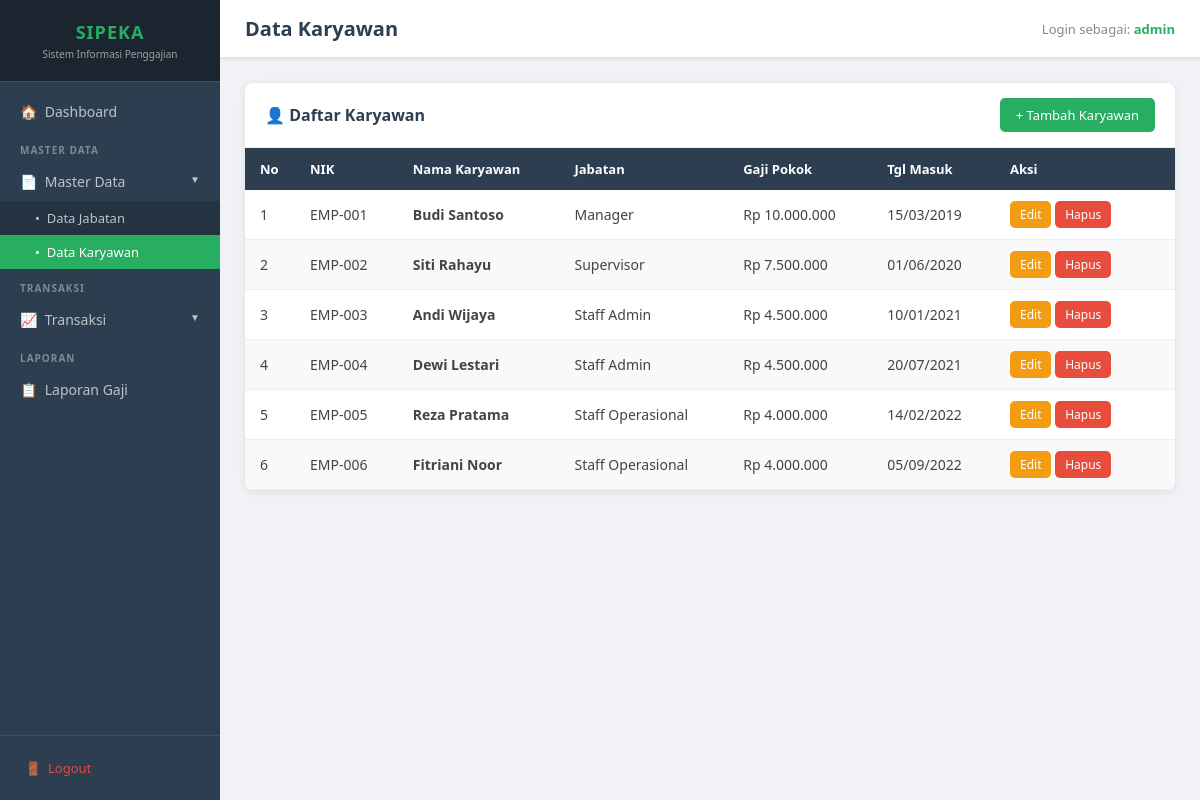
The page /modul/karyawan/index.php (signed in) on the database its author committed.
### tables this page shows
CREATE TABLE IF NOT EXISTS `karyawan` (
    `id_karyawan` INT AUTO_INCREMENT PRIMARY KEY,
    `nik` VARCHAR(20) NOT NULL UNIQUE,
    `nama_karyawan` VARCHAR(100) NOT NULL,
    `id_jabatan` INT NOT NULL,
    `tgl_masuk` DATE NOT NULL,
    CONSTRAINT `fk_karyawan_jabatan` FOREIGN KEY (`id_jabatan`) REFERENCES `jabatan`(`id_jabatan`) ON UPDATE CASCADE ON DELETE RESTRICT
);

CREATE TABLE IF NOT EXISTS `jabatan` (
    `id_jabatan` INT AUTO_INCREMENT PRIMARY KEY,
    `nama_jabatan` VARCHAR(50) NOT NULL,
    `gapok` INT NOT NULL DEFAULT 0,
    `tunjangan_makan` INT NOT NULL DEFAULT 0
);

### modul/karyawan/index.php (the view, shortened to what this page needs)
<?php
require_once __DIR__ . '/../../includes/header.php';
$karyawan_list = mysqli_query($conn, "
    SELECT k.id_karyawan, k.nik, k.nama_karyawan, k.tgl_masuk,
           j.nama_jabatan, j.gapok, j.tunjangan_makan
    FROM karyawan k
    JOIN jabatan j ON k.id_jabatan = j.id_jabatan
    ORDER BY k.id_karyawan ASC
");
?>
<?php require_once __DIR__ . '/../../includes/sidebar.php'; ?>
<div class="main-content">
    <div class="topbar">
        <h1>Data Karyawan</h1>
        <div class="user-info">Login sebagai: <span><?= htmlspecialchars($_SESSION['user']) ?></span></div>
    </div>
    <div class="content-area">
        <div class="card">
            <div class="card-header">
                <h3>&#128100; Daftar Karyawan</h3>
                <a href="/pelatihan/sipeka/modul/karyawan/tambah.php" class="btn btn-primary">&#43; Tambah Karyawan</a>
            </div>
            <div class="card-body" style="padding:0;">
                <div class="table-responsive">
                    <table>
                        <thead>
                            <tr>
                                <th width="50">No</th>
                                <th>NIK</th>
                                <th>Nama Karyawan</th>
                                <th>Jabatan</th>
                                <th>Gaji Pokok</th>
                                <th>Tgl Masuk</th>
                                <th width="180">Aksi</th>
                            </tr>
                        </thead>
                        <tbody>
                            <?php if (mysqli_num_rows($karyawan_list) > 0): ?>
                                <?php $no = 1; while ($row = mysqli_fetch_assoc($karyawan_list)): ?>
                                    <tr>
                                        <td><?= $no++ ?></td>
                                        <td><?= htmlspecialchars($row['nik']) ?></td>
                                        <td><strong><?= htmlspecialchars($row['nama_karyawan']) ?></strong></td>
                                        <td><?= htmlspecialchars($row['nama_jabatan']) ?></td>
                                        <td>Rp <?= number_format($row['gapok'], 0, ',', '.') ?></td>
                                        <td><?= date('d/m/Y', strtotime($row['tgl_masuk'])) ?></td>
                                        <td>
                                            <a href="/pelatihan/sipeka/modul/karyawan/edit.php?id=<?= $row['id_karyawan'] ?>"
                                               class="btn btn-warning btn-sm">Edit</a>
                                            <a href="/pelatihan/sipeka/modul/karyawan/hapus.php?id=<?= $row['id_karyawan'] ?>"
                                               class="btn btn-danger btn-sm"
                                               onclick="return confirm('Yakin ingin menghapus karyawan ini?')">Hapus</a>
                                        </td>
                                    </tr>
                                <?php endwhile; ?>
                            <?php endif; ?>
                        </tbody>
                    </table>
                </div>
            </div>
        </div>
    </div>
</div>
</body>
</html>

### assets/style.css (style rules this page uses)
* { margin: 0; padding: 0; box-sizing: border-box; }
body { font-family: 'Segoe UI', Tahoma, Geneva, Verdana, sans-serif; background-color: #f0f2f5; color: #333; min-height: 100vh; }
.main-content { margin-left: 220px; min-height: 100vh; display: flex; flex-direction: column; }
.topbar { background-color: #fff; padding: 15px 25px; border-bottom: 1px solid #e0e0e0; display: flex; align-items: center; justify-content: space-between; position: sticky; top: 0; z-index: 50; box-shadow: 0 1px 4px rgba(0,0,0,0.08); }
.topbar h1 { font-size: 20px; font-weight: 600; color: #2c3e50; }
.topbar .user-info { font-size: 13px; color: #7f8c8d; }
.topbar .user-info span { color: #27ae60; font-weight: 600; }
.content-area { padding: 25px; flex: 1; }
.card { background-color: #fff; border-radius: 8px; box-shadow: 0 2px 8px rgba(0,0,0,0.08); margin-bottom: 20px; overflow: hidden; }
.card-header { padding: 15px 20px; border-bottom: 1px solid #eee; display: flex; align-items: center; justify-content: space-between; }
.card-header h3 { font-size: 16px; font-weight: 600; color: #2c3e50; }
.card-body { padding: 20px; }
.table-responsive { overflow-x: auto; }
table { width: 100%; border-collapse: collapse; font-size: 14px; }
thead th { background-color: #2c3e50; color: #fff; padding: 12px 15px; text-align: left; font-weight: 600; font-size: 13px; white-space: nowrap; }
tbody tr { border-bottom: 1px solid #eee; transition: background 0.15s; }
tbody tr:nth-child(even) { background-color: #f9f9f9; }
tbody td { padding: 11px 15px; color: #444; vertical-align: middle; }
.btn { display: inline-flex; align-items: center; gap: 5px; padding: 8px 16px; border: none; border-radius: 5px; cursor: pointer; font-size: 13px; font-weight: 500; text-decoration: none; transition: opacity 0.2s, transform 0.1s; white-space: nowrap; }
.btn-primary { background-color: #27ae60; color: #fff; }
.btn-danger { background-color: #e74c3c; color: #fff; }
.btn-warning { background-color: #f39c12; color: #fff; }
.btn-sm { padding: 5px 10px; font-size: 12px; }

### rows shown on the page
karyawan: nik "EMP-001", nama_karyawan "Budi Santoso", id_jabatan.nama_jabatan "Manager", id_jabatan.gapok "10.000.000", tgl_masuk "15/03/2019"
karyawan: nik "EMP-002", nama_karyawan "Siti Rahayu", id_jabatan.nama_jabatan "Supervisor", id_jabatan.gapok "7.500.000", tgl_masuk "01/06/2020"
karyawan: nik "EMP-003", nama_karyawan "Andi Wijaya", id_jabatan.nama_jabatan "Staff Admin", id_jabatan.gapok "4.500.000", tgl_masuk "10/01/2021"
karyawan: nik "EMP-004", nama_karyawan "Dewi Lestari", id_jabatan.nama_jabatan "Staff Admin", id_jabatan.gapok "4.500.000", tgl_masuk "20/07/2021"
karyawan: nik "EMP-005", nama_karyawan "Reza Pratama", id_jabatan.nama_jabatan "Staff Operasional", id_jabatan.gapok "4.000.000", tgl_masuk "14/02/2022"
karyawan: nik "EMP-006", nama_karyawan "Fitriani Noor", id_jabatan.nama_jabatan "Staff Operasional", id_jabatan.gapok "4.000.000", tgl_masuk "05/09/2022"

### other values the page prints
$_SESSION['user'] "admin"
